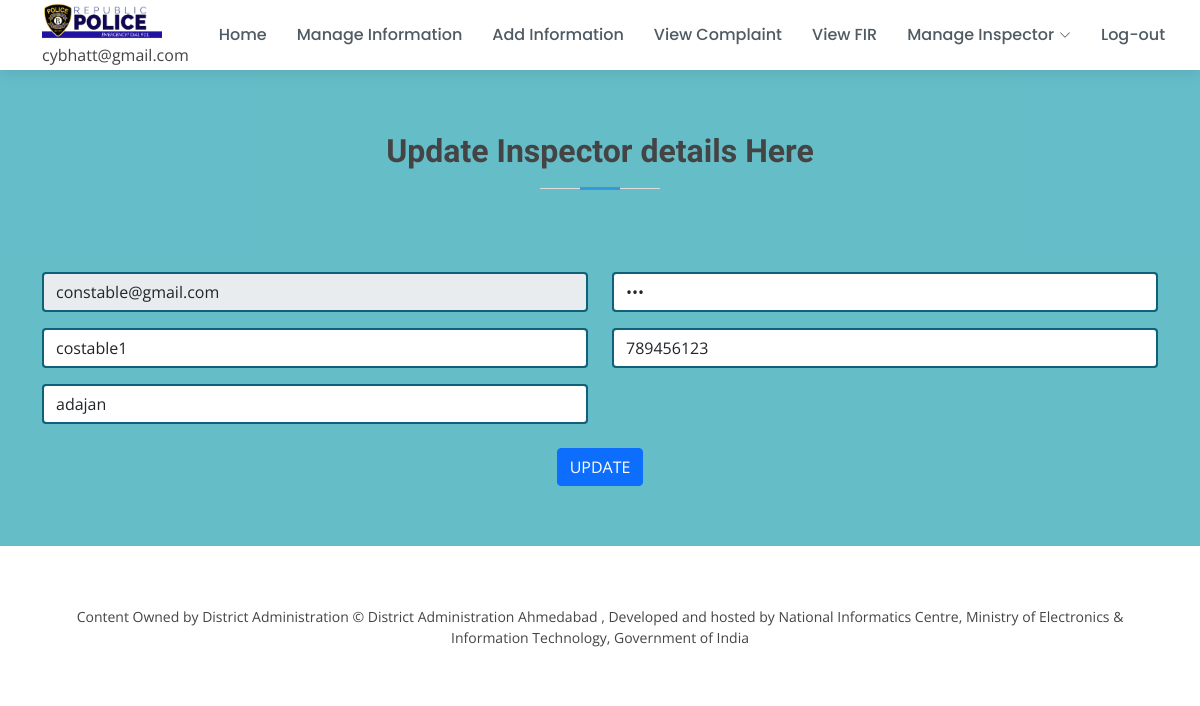
The app's page /commissioner/constable-update/2 (signed in) with its own data.
### policestation/models.py (models this page shows, shortened)
class Commissioner(models.Model):
    email = models.EmailField(unique=True)
    password = models.CharField(max_length=30)
    name = models.CharField(max_length=30)
    area = models.CharField(max_length=50)
    stationname = models.CharField(max_length=40)
    action = models.BooleanField(default=False)

class Constable(models.Model):
    coemail = models.EmailField(unique=True)
    copassword = models.CharField(max_length=30)
    coname = models.CharField(max_length=50)
    cophone = models.CharField(max_length=15)
    coarea = models.CharField(max_length=50)

### policestation/views.py (the view)
# urls.py: path('constable-update/<int:pk>',views.constable_update,name='constable-update'),
def constable_update(request,pk):
    uid = Commissioner.objects.get(email=request.session['email'])
    con = Constable.objects.get(id=pk)
    if request.method == 'POST':
        con.coname = request.POST['coname']
        con.cophone = request.POST['cophone']
        con.coarea = request.POST['coarea']
        con.save()
        return redirect('view-constables')
    else:
        return render(request,'constable-update.html',{'uid':uid,'con':con})

### policestation/templates/constable-update.html (shortened to what this page needs)
{% extends 'inner-page1.html' %}
  {% load static %}
{% block content %}
<section id="appointment" class="appointment section-bg" style="background-color: rgba(0, 146, 165, 0.603);">
    <div class="container">
        <br><br><br>
      <div class="section-title">
        <h2>Update Inspector details Here</h2>
      </div>
      <form role="form" action="{% url 'constable-update' con.id %}" method="POST"  data-aos="fade-up">
        <div class="row">
          <div class="col-md-6 form-group mt-3">
            <input type="email" disabled name="coemail" value="{{con.coemail}}" class="form-control" placeholder="Inspector Email" style="border: 2px solid rgb(17, 96, 121);" required>
          </div>
            <div class="col-md-6 form-group mt-3">
              <input type="password" class="form-control" value="{{con.copassword}}" name="ipassword" placeholder="Inspector Password" style="border: 2px solid rgb(17, 96, 121);" required>
            </div>
        </div>
        <div class="row">
          <div class="col-md-6 form-group mt-3 ">
            <input type="text" class="form-control" name="coname" value="{{con.coname}}" placeholder="Inspector Name" style="border: 2px solid rgb(17, 96, 121);" required>
          </div>
          <div class="col-md-6 form-group mt-3">
            <input type="number" class="form-control" name="cophone" value="{{con.cophone}}" placeholder="Inspector Phone Number" style="border: 2px solid rgb(17, 96, 121);" required>
          </div>
        </div>
        <div class="row">
          <div class="col-md-6 form-group mt-3">
            <input type="text" name="iarea" class="form-control" value="{{con.coarea}}" placeholder="Enter Police Station Name" style="border: 2px solid rgb(17, 96, 121);" required>
          </div>
        </div>
        </div>
            <br>
        <div class="text-center">
          <button type="submit" class="btn btn-primary" >UPDATE</button>
        </div>
  </section>
{% endblock %}

### policestation/templates/inner-page1.html (shortened to what this page needs)
{% load static %}
<!DOCTYPE html>
<html lang="en">
<head>
  <link href="{% static 'commissioner-assets/vendor/bootstrap/css/bootstrap.min.css' %}" rel="stylesheet">
  <link href="{% static 'commissioner-assets/vendor/bootstrap-icons/bootstrap-icons.css' %}" rel="stylesheet">
  <link href="{% static 'commissioner-assets/vendor/boxicons/css/boxicons.min.css' %}" rel="stylesheet">
  <link href="{% static 'commissioner-assets/vendor/glightbox/css/glightbox.min.css' %}" rel="stylesheet">
  <link href="{% static 'commissioner-assets/vendor/swiper/swiper-bundle.min.css' %}" rel="stylesheet">
  <link href="{% static 'commissioner-assets/css/style.css' %}" rel="stylesheet">
 </head>
<body>
  <header id="header" class="fixed-top d-flex align-items-center">
    <div class="container d-flex align-items-center">
      <div class="logo me-auto">
      <a href="index.html" class="logo me-auto"><img src="{% static 'assets/img/logo6.png' %}" alt=""></a>
  {{request.session.email}}
      </div>
      <nav id="navbar" class="navbar order-last order-lg-0">
        <ul>
          <li><a class="nav-link scrollto " href="{% url 'home' %}">Home</a></li>
          <li><a class="nav-link scrollto" href="{% url 'manageinfo' %}">Manage Information</a></li>
          <li><a class="nav-link scrollto" href="{% url 'addinfo' %}">Add Information</a></li>
          <li><a class="nav-link scrollto " href="{% url 'complaints' %}">View Complaint</a></li>
          <li><a class="nav-link scrollto" href="{% url 'firs' %}">View FIR</a></li>
          <li class="dropdown"><a href="#"><span>Manage Inspector</span> <i class="bi bi-chevron-down"></i></a>
          </li>
          <li><a class="nav-link scrollto" href="{% url 'log-out' %}">Log-out</a></li>
        </ul>
      </nav>
    </div>
  </header>
  {% block content %}
  {% endblock %}
  <footer id="footer">
    <center>
        <div class="footer-top">
        <div class="container">
          <div class="copyright">
            Content Owned by District Administration
            © District Administration Ahmedabad , Developed and hosted by National Informatics Centre,
            Ministry of Electronics & Information Technology, Government of India
          </div>
              </div>
      </center>
      </footer>
</body>
</html>

### policestation/static/commissioner-assets/css/style.css (style rules this page uses)
body { font-family: "Open Sans", sans-serif; color: #444444; }
a { color: #3498db; text-decoration: none; }
h1, h2, h3, h4, h5, h6 { font-family: "Raleway", sans-serif; }
#header { height: 70px; transition: all 0.5s; z-index: 997; transition: all 0.5s; background: #fff; box-shadow: 0px 2px 15px rgba(0, 0, 0, 0.1); }
#header .logo img { max-height: 40px; }
.navbar { padding: 0; }
.navbar ul { margin: 0; padding: 0; display: flex; list-style: none; align-items: center; }
.navbar li { position: relative; }
.navbar a, .navbar a:focus { display: flex; align-items: center; justify-content: space-between; padding: 10px 0 10px 30px; font-family: "Poppins", sans-serif; font-size: 16px; font-weight: 500; color: #4f5a62; white-space: nowrap; transition: 0.3s; }
.navbar a i, .navbar a:focus i { font-size: 12px; line-height: 0; margin-left: 5px; }
section { padding: 60px 0; }
.section-bg { background-color: #f7fbfe; }
.section-title { text-align: center; padding-bottom: 30px; }
.section-title h2 { font-size: 32px; font-weight: 600; margin-bottom: 20px; padding-bottom: 20px; position: relative; }
.section-title h2::before { content: ""; position: absolute; display: block; width: 120px; height: 1px; background: #ddd; bottom: 1px; left: calc(50% - 60px); }
.section-title h2::after { content: ""; position: absolute; display: block; width: 40px; height: 3px; background: #3498db; bottom: 0; left: calc(50% - 20px); }
#footer { color: #444444; font-size: 14px; background: #f7fbfe; }
#footer .footer-top { padding: 60px 0 30px 0; background: #fff; }

### records on screen
Commissioner: session.email "cybhatt@gmail.com"
Constable: coemail "constable@gmail.com", coname "costable1", cophone "789456123", iarea "adajan"
